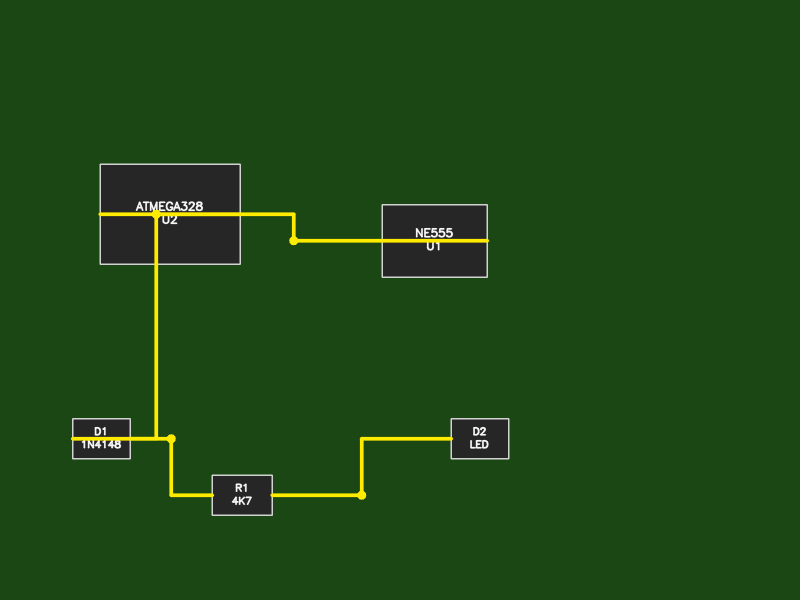
#> input picture data/boards/1/top.png, 1600 x 1200 px, found by its file name (shown at 1/2 size)
$ python run_pipeline.py --board data/boards/10
#> lines starting #> are read from the running program, lines starting #| are printed output that depends on the picture; after the words box and inside, x2 and y2 are one past the last pixel; in counts of white or black regions, pixels touching at a corner belong together
### src/align.py
import cv2
import numpy as np

def ord_corners(pts : np.ndarray) -> np.ndarray:
    rect = np.zeros((4, 2), dtype = "float32")
    s = pts.sum(axis = 1)
    rect[0] = pts[np.argmin(s)]
    rect[2] = pts[np.argmax(s)]
    diff = np.diff(pts, axis = 1)
    rect[1] = pts[np.argmin(diff)]
    rect[3] = pts[np.argmax(diff)]
    return rect

def warp_board(img : np.ndarray, corners : np.ndarray, out_size = (1600, 1200)) -> np.ndarray:
    src = ord_corners(np.array(corners, dtype = "float32"))
    w, h = out_size
    dst = np.array([[0,0], [w - 1, 0], [w - 1, h - 1], [0, h - 1]], dtype = "float32")
    M = cv2.getPerspectiveTransform(src, dst)
    return cv2.warpPerspective(img, M, (w, h))

def valid_homogrphy(H : np.ndarray, w : int, h : int) -> bool:
    if H is None or H.shape != (3, 3) or not np.all(np.isfinite(H)):
        return False
    det = float(np.linalg.det(H[:2, :2]))
    if det < 0.25 or det > 4.0:
        return False
    corners = np.array([[0.0, 0.0], [float(w - 1), 0.0], [float(w - 1), float(h - 1)], [0.0, float(h - 1)]], dtype = "float32").reshape(-1, 1, 2)
    projected = cv2.perspectiveTransform(corners, H).reshape(-1, 2)
    if not np.all(np.isfinite(projected)):
        return False
    max_span = max(w, h) * 2.5
    if np.any(projected < -max_span) or np.any(projected > max_span):
        return False
    return True

def align_btm_to_top(top_img : np.ndarray, btm_img : np.ndarray) -> np.ndarray:
    flipped = cv2.flip(btm_img, 1)
    h, w = top_img.shape[:2]
    orb = cv2.ORB_create(3000)
    kp1, des1 = orb.detectAndCompute(top_img, None)
    kp2, des2 = orb.detectAndCompute(flipped, None)
    if des1 is None or des2 is None or len(kp1) < 12 or len(kp2) < 12:
        return flipped
    bf = cv2.BFMatcher(cv2.NORM_HAMMING, crossCheck = True)

    matches = sorted(bf.match(des1, des2), key = lambda m : m.distance)
    good_matches = [m for m in matches if m.distance <= 65.0][:200]
    if len(good_matches) < 12:
        return flipped
    src_pts = np.float32([kp2[m.trainIdx].pt for m in good_matches]).reshape(-1, 1, 2)
    dst_pts = np.float32([kp1[m.queryIdx].pt for m in good_matches]).reshape(-1, 1, 2)
    H, mask = cv2.findHomography(src_pts, dst_pts, cv2.RANSAC, 5.0)
    inliers = int(mask.sum()) if mask is not None else 0
    if inliers < 10 or not valid_homogrphy(H, w, h):
        return flipped
    return cv2.warpPerspective(flipped, H, (w, h))

### src/vision.py
import cv2
import numpy as np

def extract_trace_mark(aligned_bgr : np.ndarray) -> np.ndarray:
    lab = cv2.cvtColor(aligned_bgr, cv2.COLOR_BGR2LAB)
    l_chan, _, _ = cv2.split(lab)
    clahe = cv2.createCLAHE(clipLimit = 2.0, tileGridSize = (8, 8))
    enhanced = clahe.apply(l_chan)
    mask = cv2.adaptiveThreshold(enhanced, 255, cv2.ADAPTIVE_THRESH_GAUSSIAN_C, cv2.THRESH_BINARY, 31, -4)
    kernel = cv2.getStructuringElement(cv2.MORPH_ELLIPSE, (3, 3))
    mask = cv2.morphologyEx(mask, cv2.MORPH_OPEN, kernel, iterations = 1)
    mask = cv2.morphologyEx(mask, cv2.MORPH_CLOSE, kernel, iterations = 1)
    return mask

### src/detector.py
import re
import json
import cv2
import numpy as np
from pathlib import Path
from typing import List, Tuple, Dict, Optional, Set
from .schema import ComponentItem, PinNode
import os

os.environ.setdefault("HF_HUB_OFFLINE", "1")
os.environ.setdefault("TRANSFORMERS_OFFLINE", "1")
os.environ.setdefault("YOLO_OFFLINE", "True")

try:
    from ultralytics import YOLO
except Exception:
    YOLO = None

try:
    from paddleocr import PaddleOCR
except Exception:
    PaddleOCR = None

class PCBDetector:
    def __init__(self, parts_db_path : Path, yolo_weights : Optional[Path] = None, use_gpu : bool = False):
        with open(parts_db_path, "r", encoding = "utf-8") as f:
            self.parts_db : Dict = json.load(f)
        self.model = None
        if YOLO is not None and yolo_weights and yolo_weights.exists():
            self.model = YOLO(str(yolo_weights))
        self.ocr = None
        if PaddleOCR is not None:
            for kw in (
                {
                    "lang": "en",
                    "enable_mkldnn": False,
                    "use_doc_orientation_classify": False,
                    "use_doc_unwarping": False,
                    "use_textline_orientation": False,
                },
                {"use_angle_cls": True, "lang": "en"},
                {"lang": "en"},
            ):
                try:
                    self.ocr = PaddleOCR(**kw)
                    break
                except TypeError:
                    continue
                except Exception:
                    self.ocr = None
                    break

    # [183 lines left out: functions run_ocr_crops, infer_part_metadata, fallback_boxes, iou, gen_pins_for_component, detect, not called in this run]

### run_pipeline.py
import argparse
from pathlib import Path
import cv2
import numpy as np
from src.schema import BroardDraft
from src.align import warp_board, align_btm_to_top
from src.vision import extract_trace_mark
from src.detector import PCBDetector
from src.graph_builder import build_netlist
from src.exporters import export_draft
from src.review_overlay import render_debug_overlay
from src.factory_export import export_factory_package
import os
os.environ.setdefault("FLAGS_use_mkldnn", "0")
os.environ.setdefault("PADDLE_PDX_ENABLE_MKDNN", "False")
os.environ.setdefault("PADDLE_PDX_DISABLE_MODEL_SOURCE_CHECK", "True")
os.environ.setdefault("HF_HUB_OFFLINE", "1")
os.environ.setdefault("TRANSFORMERS_OFFLINE", "1")
os.environ.setdefault("YOLO_OFFLINE", "True")

def find_cand_vias(top_mask : np.ndarray, btm_mask : np.ndarray) -> list[tuple[int, int]]:
    overlap = cv2.bitwise_and(top_mask, btm_mask)
    kernel = cv2.getStructuringElement(cv2.MORPH_ELLIPSE, (3, 3))
    overlap = cv2.morphologyEx(overlap, cv2.MORPH_OPEN, kernel, iterations = 1)
    num_labels, _, stats, centroids = cv2.connectedComponentsWithStats(overlap)
    vias = []
    for i in range(1, num_labels):
        area = stats[i, cv2.CC_STAT_AREA]
        w = stats[i, cv2.CC_STAT_WIDTH]
        h = stats[i, cv2.CC_STAT_HEIGHT]
        aspect = w / max(1, h)
        if 12 <= area <= 250 and 0.75 <= aspect <= 1.33 and w >= 3 and h >= 3 and w <= 25 and h <= 25:
            cx, cy = centroids[i]
            vias.append((int(cx), int(cy)))
    return vias

def main():
    parser = argparse.ArgumentParser(description = "Local 2-layer PCB image to draft & netlist")
    parser.add_argument("--board", required = True, help = "Folder name under data/boards/")
    parser.add_argument("--weights", default = "", help = "Optional path to YOLO .pt weights")
    parser.add_argument("--out-dir", default = "", help = "Optional custom output dir.")
    parser.add_argument("--package-factory", action = "store_true", help = "Export Gerbers")
    parser.add_argument("--kicad-cli", default = "", help = "Optional path to kicad cli executable")
    args = parser.parse_args()
    board_dir = Path("data/boards") / args.board
    out_dir = Path(args.out_dir) if args.out_dir else (Path("outputs") / args.board)
    out_dir.mkdir(parents = True, exist_ok = True)
    top_raw = cv2.imread(str(board_dir / "top.png"))
#> top_raw is the input picture: shape (1200, 1600, 3); mean B, G, R 22.1, 71.7, 30.8
    btm_raw = cv2.imread(str(board_dir / "bottom.png"))
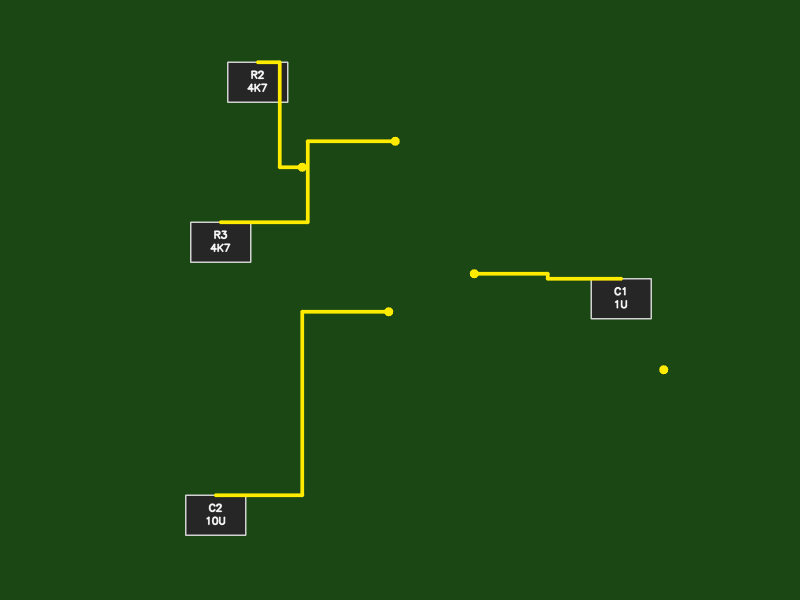
#> input picture data/boards/10/bottom.png, 1600 x 1200 px, found by its file name (shown at 1/2 size)
#> btm_raw is the input picture: shape (1200, 1600, 3); mean B, G, R 20.8, 72.2, 29.6
    if top_raw is None or btm_raw is None:
        raise FileNotFoundError(f"Expected top.png and bottom.png inside {board_dir}")
    th, tw = top_raw.shape[:2]
#> th = 1200; tw = 1600
    bh, bw = btm_raw.shape[:2]
#> bh = 1200; bw = 1600
    top_align = warp_board(top_raw, [[0, 0], [tw - 1, 0], [tw - 1, th - 1], [0, th - 1]], out_size = (1600, 1200))
    btm_warp = warp_board(btm_raw, [[0, 0], [bw - 1, 0], [bw - 1, bh - 1], [0, bh - 1]], out_size = (1600, 1200))
    btm_align = align_btm_to_top(top_align, btm_warp)
#> in align_btm_to_top, `flipped = cv2.flip(btm_img, 1)`:
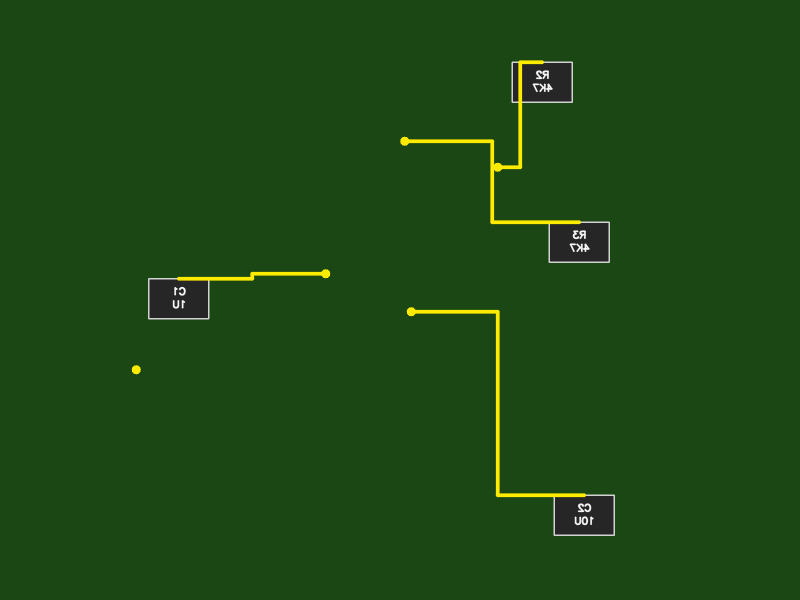
#> flipped: shape (1200, 1600, 3) (shown at 1/2 size); mean B, G, R 20.8, 72.2, 29.6
#> in align_btm_to_top, `kp1, des1 = orb.detectAndCompute(top_img, None)`: kp1 = 2499 keypoints; strongest (x, y, size): (331, 443, 37.2), (392, 418, 37.2), (886, 468, 37.2), (387, 406, 44.6)
#> in align_btm_to_top, `kp2, des2 = orb.detectAndCompute(flipped, None)`: kp2 = 1519 keypoints; strongest (x, y, size): (1077, 145, 44.6), (1151, 473, 37.2), (363, 584, 53.6), (351, 611, 44.6)
#> in align_btm_to_top, `matches = sorted(bf.match(des1, des2), key = lambda m : m.distance)`: matches = 474 matches
#> in align_btm_to_top, `good_matches = [m for m in matches if m.distance <= 65.0][:200]`: good_matches = 200 matches
#> in align_btm_to_top, `src_pts = np.float32([kp2[m.trainIdx].pt for m in good_matches]).resha..`: src_pts = 200 rows, first 8: [813, 274], [809, 273], [805, 274], [805, 290], [813, 290], [809, 291], [1043, 335], [1218, 444]
#> in align_btm_to_top, `dst_pts = np.float32([kp1[m.queryIdx].pt for m in good_matches]).resha..`: dst_pts = 200 rows, first 8: [579, 477], [578, 481], [579, 485], [583, 489], [591, 489], [587, 490], [720, 876], [901.2, 916.8]
#> in align_btm_to_top, `H, mask = cv2.findHomography(src_pts, dst_pts, cv2.RANSAC, 5.0)`: H = [[0.867, -0.341, 11.99], [0.32, -0.00657, 256.7], [0.000274, -0.000595, 1]]; mask = 200 values, max 1 at index 2, min 0 at index 0, mean 0.095
#> in align_btm_to_top, `inliers = int(mask.sum()) if mask is not None else 0`: inliers = 19
#> in valid_homogrphy, `det = float(np.linalg.det(H[:2, :2]))`: det = 0.103
    top_mask = extract_trace_mark(top_align)
#> in extract_trace_mark, `lab = cv2.cvtColor(aligned_bgr, cv2.COLOR_BGR2LAB)`: lab: shape (1200, 1600, 3); mean of channels 0, 1, 2 68.1, 102.7, 152.1
#> in extract_trace_mark, `l_chan, _, _ = cv2.split(lab)`:
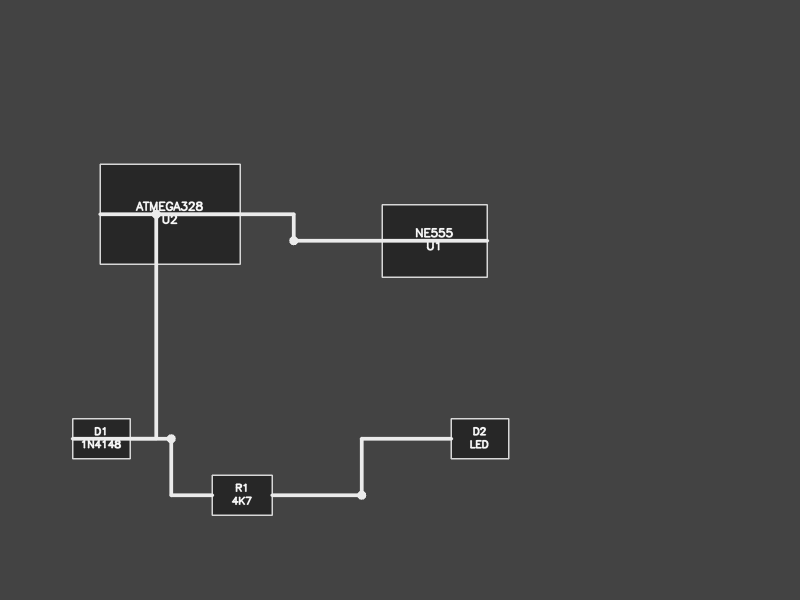
#> l_chan: shape (1200, 1600) (shown at 1/2 size); min 39, max 246, mean 68.1
#> in extract_trace_mark, `mask = cv2.adaptiveThreshold(enhanced, 255, cv2.ADAPTIVE_THRESH_GAUSSI..`:
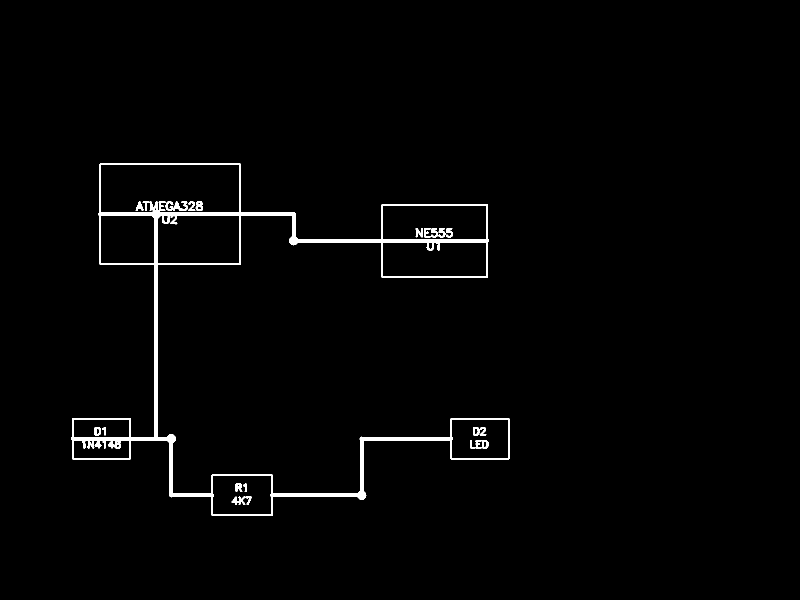
#> mask: shape (1200, 1600) (shown at 1/2 size); 1.5% white; 17 white regions, largest, box (x1, y1, x2, y2) and area: (142, 327, 1019, 1032) 25392, (331, 403, 376, 422) 446, (940, 880, 977, 898) 371
#> in extract_trace_mark, `mask = cv2.morphologyEx(mask, cv2.MORPH_OPEN, kernel, iterations = 1)`: mask: shape (1200, 1600); 1.5% white; 17 white regions, largest, box (x1, y1, x2, y2) and area: (142, 327, 1019, 1032) 25370, (331, 403, 376, 422) 442, (940, 880, 977, 898) 368
#> in extract_trace_mark, `mask = cv2.morphologyEx(mask, cv2.MORPH_CLOSE, kernel, iterations = 1)`: mask: shape (1200, 1600); 1.5% white; 12 white regions, largest, box (x1, y1, x2, y2) and area: (142, 327, 1019, 1032) 25524, (831, 456, 906, 475) 883, (331, 403, 376, 422) 463
    btm_mask = extract_trace_mark(btm_align)
#> in extract_trace_mark (call 2), `lab = cv2.cvtColor(aligned_bgr, cv2.COLOR_BGR2LAB)`: lab: shape (1200, 1600, 3); mean of channels 0, 1, 2 68.3, 101.7, 153
#> in extract_trace_mark (call 2), `l_chan, _, _ = cv2.split(lab)`:
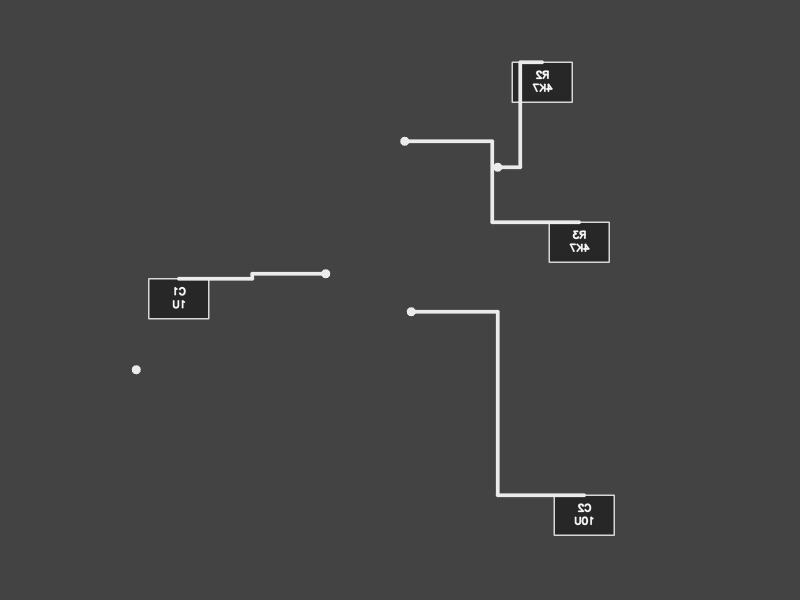
#> l_chan: shape (1200, 1600) (shown at 1/2 size); min 39, max 246, mean 68.3
#> in extract_trace_mark (call 2), `mask = cv2.adaptiveThreshold(enhanced, 255, cv2.ADAPTIVE_THRESH_GAUSSI..`:
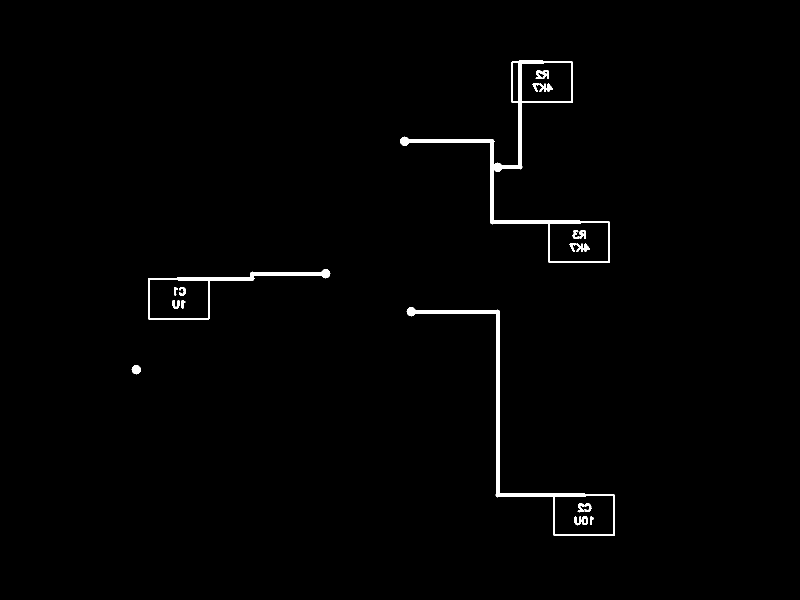
#> mask: shape (1200, 1600) (shown at 1/2 size); 1.1% white; 17 white regions, largest, box (x1, y1, x2, y2) and area: (800, 120, 1220, 526) 8110, (813, 614, 1230, 1072) 6204, (296, 538, 661, 639) 3341
#> in extract_trace_mark (call 2), `mask = cv2.morphologyEx(mask, cv2.MORPH_CLOSE, kernel, iterations = 1)`: mask: shape (1200, 1600); 1.1% white; 15 white regions, largest, box (x1, y1, x2, y2) and area: (800, 120, 1220, 526) 8132, (813, 614, 1230, 1072) 6211, (296, 538, 661, 639) 3348
    cv2.imwrite(str(out_dir / "top_aligned.png"), top_align)
    cv2.imwrite(str(out_dir / "bottom_aligned.png"), btm_align)
    cv2.imwrite(str(out_dir / "top_trace_mask.png"), top_mask)
    cv2.imwrite(str(out_dir / "bottom_trace_mask.png"), btm_mask)
    vias_xy = find_cand_vias(top_mask, btm_mask)
#> in find_cand_vias, `overlap = cv2.bitwise_and(top_mask, btm_mask)`:
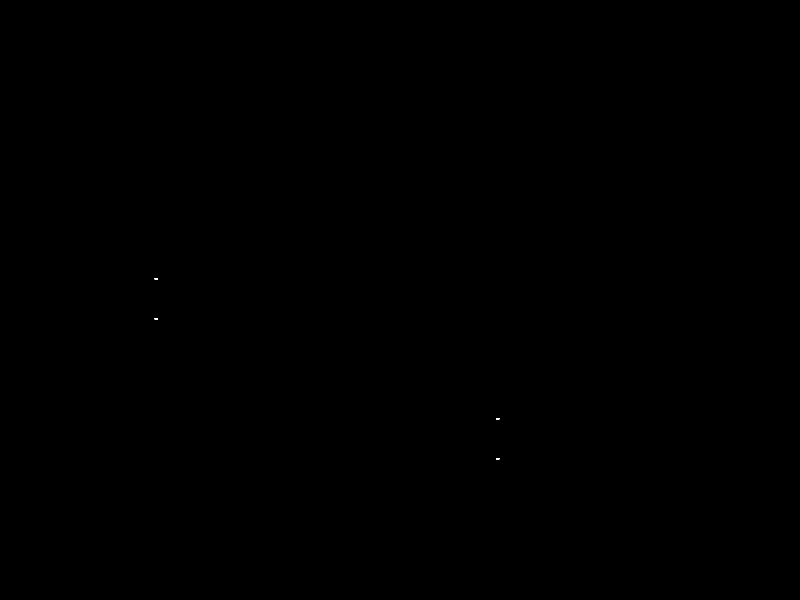
#> overlap: shape (1200, 1600) (shown at 1/2 size); 0% white; 4 white regions, box (x1, y1, x2, y2) and area: (309, 556, 316, 559) 21, (309, 636, 316, 639) 21, (992, 836, 999, 839) 21, (992, 916, 999, 919) 21
#> in find_cand_vias, `overlap = cv2.morphologyEx(overlap, cv2.MORPH_OPEN, kernel, iterations..`: overlap: shape (1200, 1600); 0% white; 4 white regions (4 under 20 px)
#> in find_cand_vias, `num_labels, _, stats, centroids = cv2.connectedComponentsWithStats(ove..`: num_labels = 5; stats = [[0, 0, 1600, 1200, 1919932], [309, 556, 7, 3, 17], [309, 636, 7, 3, 17], [992, 836, 7, 3, 17], [992, 916, 7, 3, 17]]; centroids = [[799.5, 599.5], [312, 557], [312, 637], [995, 837], [995, 917]]
#> after the loop in find_cand_vias, `for i in range(1, num_labels):`: vias = []
#> vias_xy = []
    detector = PCBDetector(parts_db_path = Path("data/parts_db.json"), yolo_weights = Path(args.weights) if args.weights else None, use_gpu = False)
    components, pins = detector.detect(top_align, btm_align,vias_xy)
    nets = build_netlist(top_mask, btm_mask, pins)
    draft = BroardDraft(board_name = args.board, img_size = (1600, 1200), components = components, pins = pins, nets = nets)
    export_draft(draft, out_dir)
    render_debug_overlay(board_dir, out_dir)
    print(f"Done. Exported {len(components)} components, {len(pins)} pins, {len(nets)} nets to {out_dir}")
    if args.package_factory:
        zip_file = export_factory_package(board_name = args.board, out_dir = out_dir, kicad_cli_path = args.kicad_cli or None)
        print(f"Packaged factory bundle : {zip_file}")
if __name__ == "__main__":
#> (the run stopped early here; a loop or call above may not have finished)
